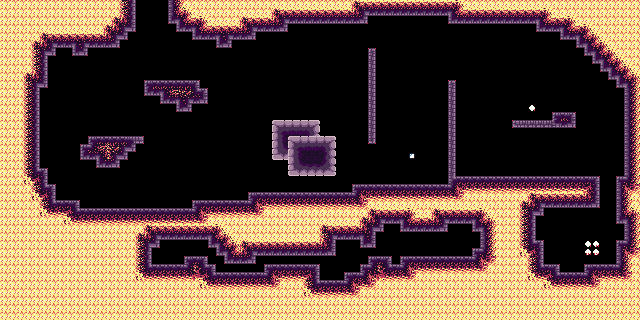

This game map was drawn from its Tiled (.tmx) file and the tilesets committed beside it. A one-line description and the trimmed map source follow:
An orthogonal 80x40 tile map with 8x8 px tiles, 5 tile layers (draft, bg, map, entity, ...), 3 tilesets.

<map version="1.9" tiledversion="1.9.2" orientation="orthogonal" renderorder="right-down" width="80" height="40" tilewidth="8" tileheight="8" infinite="0" nextlayerid="7" nextobjectid="1">
 <editorsettings>
  <export target="../assets/world/room/level2.json" format="json" />
 </editorsettings>
 <tileset firstgid="1" source="tools.tsx" />
 <tileset firstgid="325" source="fire.tsx" />
 <tileset firstgid="403" source="stone.tsx" />
 <layer id="5" name="draft" width="80" height="40">
  <data>[3200 cells, 1674 non-empty, 1 distinct tile ids]</data>
 </layer>
 <layer id="2" name="bg" width="80" height="40">
  <data>[3200 cells, 30 non-empty, 17 distinct tile ids]</data>
 </layer>
 <layer id="6" name="map" width="80" height="40">
  <data>[3200 cells, 1674 non-empty, 41 distinct tile ids]</data>
 </layer>
 <layer id="3" name="entity" width="80" height="40" offsetx="0.333333" offsety="0.666667">
  <data>[3200 cells, 6 non-empty, 5 distinct tile ids]</data>
 </layer>
 <layer id="1" name="fg" width="80" height="40" offsetx="0.6667" offsety="-2.13163e-14">
  <data>[3200 cells, 30 non-empty, 17 distinct tile ids]</data>
 </layer>
</map>
